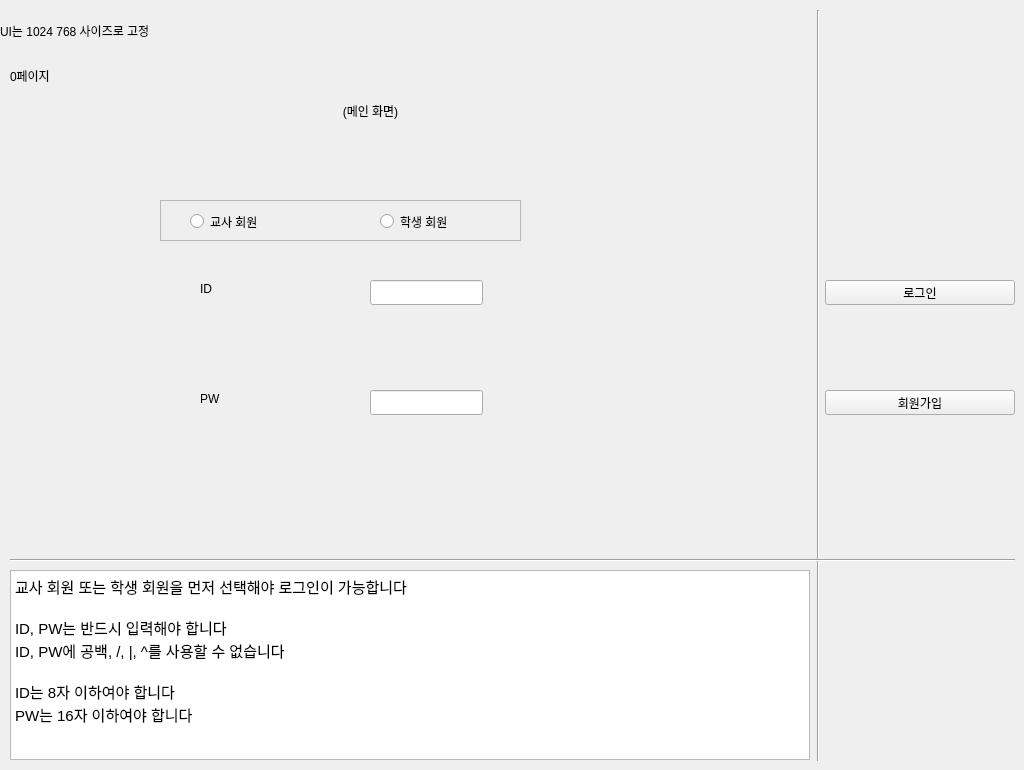
    <widget class="QWidget" name="page">
     <widget class="QLabel" name="label">
      <property name="geometry">
       <rect>
        <x>10</x>
        <y>40</y>
        <width>51</width>
        <height>71</height>
       </rect>
      </property>
      <property name="text">
       <string>0페이지</string>
      </property>
     </widget>
     <widget class="QLabel" name="label_3">
      <property name="geometry">
       <rect>
        <x>60</x>
        <y>40</y>
        <width>621</width>
        <height>141</height>
       </rect>
      </property>
      <property name="text">
       <string>(메인 화면)</string>
      </property>
      <property name="textFormat">
       <enum>Qt::PlainText</enum>
      </property>
      <property name="alignment">
       <set>Qt::AlignCenter</set>
      </property>
     </widget>
     <widget class="QPushButton" name="btn_login">
      <property name="geometry">
       <rect>
        <x>825</x>
        <y>280</y>
        <width>190</width>
        <height>25</height>
       </rect>
      </property>
      <property name="text">
       <string>로그인</string>
      </property>
     </widget>
     <widget class="QPushButton" name="btn_join">
      <property name="geometry">
       <rect>
        <x>825</x>
        <y>390</y>
        <width>190</width>
        <height>25</height>
       </rect>
      </property>
      <property name="text">
       <string>회원가입</string>
      </property>
     </widget>
     <widget class="QLineEdit" name="line_login_id">
      <property name="geometry">
       <rect>
        <x>370</x>
        <y>280</y>
        <width>113</width>
        <height>25</height>
       </rect>
      </property>
     </widget>
     <widget class="QLabel" name="label_4">
      <property name="geometry">
       <rect>
        <x>200</x>
        <y>280</y>
        <width>67</width>
        <height>17</height>
       </rect>
      </property>
      <property name="text">
       <string>ID</string>
      </property>
     </widget>
     <widget class="QLabel" name="label_5">
      <property name="geometry">
       <rect>
        <x>200</x>
        <y>390</y>
        <width>67</width>
        <height>17</height>
       </rect>
      </property>
      <property name="text">
       <string>PW</string>
      </property>
     </widget>
     <widget class="QLineEdit" name="line_login_pw">
      <property name="geometry">
       <rect>
        <x>370</x>
        <y>390</y>
        <width>113</width>
        <height>25</height>
       </rect>
      </property>
     </widget>
     <widget class="QLabel" name="label_9">
      <property name="geometry">
       <rect>
        <x>0</x>
        <y>0</y>
        <width>201</width>
        <height>61</height>
       </rect>
      </property>
      <property name="text">
       <string>UI는 1024 768 사이즈로 고정</string>
      </property>
     </widget>
     <widget class="QFrame" name="frame_2">
      <property name="geometry">
       <rect>
        <x>160</x>
        <y>200</y>
        <width>361</width>
        <height>41</height>
       </rect>
      </property>
      <property name="frameShape">
       <enum>QFrame::StyledPanel</enum>
      </property>
      <property name="frameShadow">
       <enum>QFrame::Raised</enum>
      </property>
      <widget class="QRadioButton" name="radio_login_s">
       <property name="geometry">
        <rect>
         <x>220</x>
         <y>10</y>
         <width>112</width>
         <height>23</height>
        </rect>
       </property>
       <property name="text">
        <string>학생 회원</string>
       </property>
      </widget>
      <widget class="QRadioButton" name="radio_login_t">
       <property name="geometry">
        <rect>
         <x>30</x>
         <y>10</y>
         <width>112</width>
         <height>23</height>
        </rect>
       </property>
       <property name="text">
        <string>교사 회원</string>
       </property>
      </widget>
     </widget>
     <widget class="QTextBrowser" name="textBrowser_6">
      <property name="geometry">
       <rect>
        <x>10</x>
        <y>570</y>
        <width>800</width>
        <height>190</height>
       </rect>
      </property>
      <property name="html">
       <string>&lt;!DOCTYPE HTML PUBLIC &quot;-//W3C//DTD HTML 4.0//EN&quot; &quot;http://www.w3.org/TR/REC-html40/strict.dtd&quot;&gt;
&lt;html&gt;&lt;head&gt;&lt;meta name=&quot;qrichtext&quot; content=&quot;1&quot; /&gt;&lt;style type=&quot;text/css&quot;&gt;
p, li { white-space: pre-wrap; }
&lt;/style&gt;&lt;/head&gt;&lt;body style=&quot; font-family:'Gulim'; font-size:9pt; font-weight:400; font-style:normal;&quot;&gt;
&lt;p style=&quot; margin-top:0px; margin-bottom:0px; margin-left:0px; margin-right:0px; -qt-block-indent:0; text-indent:0px;&quot;&gt;&lt;span style=&quot; font-family:'Ubuntu'; font-size:11pt;&quot;&gt;교사 회원 또는 학생 회원을 먼저 선택해야 로그인이 가능합니다&lt;/span&gt;&lt;/p&gt;
&lt;p style=&quot;-qt-paragraph-type:empty; margin-top:0px; margin-bottom:0px; margin-left:0px; margin-right:0px; -qt-block-indent:0; text-indent:0px; font-family:'Ubuntu'; font-size:11pt;&quot;&gt;&lt;br /&gt;&lt;/p&gt;
&lt;p style=&quot; margin-top:0px; margin-bottom:0px; margin-left:0px; margin-right:0px; -qt-block-indent:0; text-indent:0px;&quot;&gt;&lt;span style=&quot; font-family:'Ubuntu'; font-size:11pt;&quot;&gt;ID, PW는 반드시 입력해야 합니다&lt;/span&gt;&lt;/p&gt;
&lt;p style=&quot; margin-top:0px; margin-bottom:0px; margin-left:0px; margin-right:0px; -qt-block-indent:0; text-indent:0px;&quot;&gt;&lt;span style=&quot; font-family:'Ubuntu'; font-size:11pt;&quot;&gt;ID, PW에 공백, /, |, ^를 사용할 수 없습니다&lt;/span&gt;&lt;/p&gt;
&lt;p style=&quot;-qt-paragraph-type:empty; margin-top:0px; margin-bottom:0px; margin-left:0px; margin-right:0px; -qt-block-indent:0; text-indent:0px; font-family:'Ubuntu'; font-size:11pt;&quot;&gt;&lt;br /&gt;&lt;/p&gt;
&lt;p style=&quot; margin-top:0px; margin-bottom:0px; margin-left:0px; margin-right:0px; -qt-block-indent:0; text-indent:0px;&quot;&gt;&lt;span style=&quot; font-family:'Ubuntu'; font-size:11pt;&quot;&gt;ID는 8자 이하여야 합니다&lt;/span&gt;&lt;/p&gt;
&lt;p style=&quot; margin-top:0px; margin-bottom:0px; margin-left:0px; margin-right:0px; -qt-block-indent:0; text-indent:0px;&quot;&gt;&lt;span style=&quot; font-family:'Ubuntu'; font-size:11pt;&quot;&gt;PW는 16자 이하여야 합니다&lt;/span&gt;&lt;/p&gt;&lt;/body&gt;&lt;/html&gt;</string>
      </property>
     </widget>
     <widget class="Line" name="line_3">
      <property name="geometry">
       <rect>
        <x>808</x>
        <y>10</y>
        <width>20</width>
        <height>751</height>
       </rect>
      </property>
      <property name="orientation">
       <enum>Qt::Vertical</enum>
      </property>
     </widget>
     <widget class="Line" name="line_4">
      <property name="geometry">
       <rect>
        <x>10</x>
        <y>550</y>
        <width>1005</width>
        <height>20</height>
       </rect>
      </property>
      <property name="orientation">
       <enum>Qt::Horizontal</enum>
      </property>
     </widget>
    </widget>
